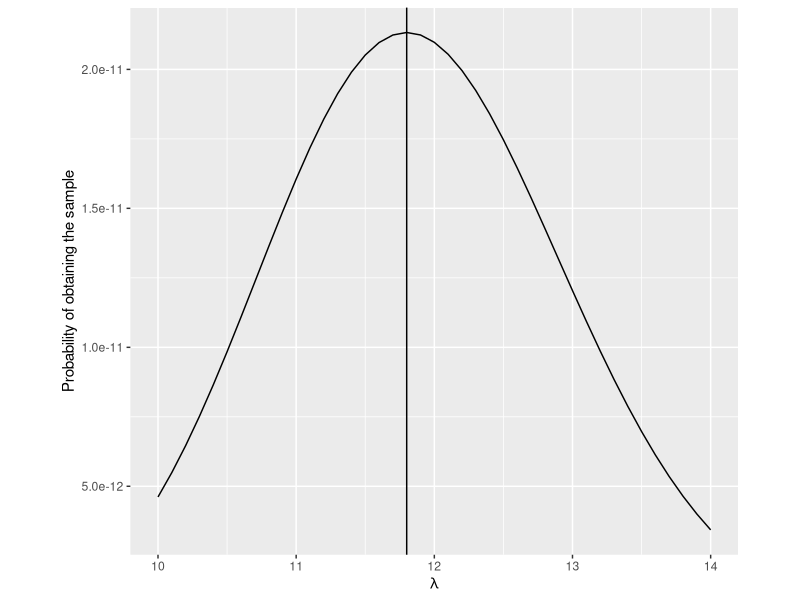

Write R code to recreate this figure.
## ---- chunk 1
library(knitr)
opts_chunk$set(
  warning = FALSE,
  message = FALSE,
  echo = FALSE,
  fig.path = 'figure/',
  cache.path = 'cache/',
  fig.align = 'center',
  fig.show = 'hold',
  cache = FALSE,
  external = TRUE,
  dev = "png",
  fig.height = 5,
  fig.width = 10
)


library(tidyverse)
library(ggpubr)

## ---- chunk 2
library(ggplot2)

ggplot()+
  theme_void()+
  theme(panel.border = element_rect(colour = "white", fill=NA, size=1))

## ---- chunk 3
library(ggplot2)

ggplot()+
  theme_void()+
  theme(panel.border = element_rect(colour = "white", fill=NA, size=1))

## ---- chunk 4
y <- expression((exp(-10*x)*x^118)/(factorial(12)*factorial(14)*factorial(15)*factorial(12)*factorial(13)*factorial(10)*factorial(11)*factorial(15)*factorial(10)*factorial(6)))
x <- seq(10, 14, by = 0.1)
f <- eval(y)


data <- data.frame(x, f)

p <- data %>% pivot_longer(-x, names_to = "Function", values_to = "f") %>%
  ggplot( aes(x, f)) +
  geom_line() +
  geom_vline(xintercept= c(11.8))+
  theme(aspect.ratio = 0.9) + 
  xlab("lambda")+
  xlab( expression(lambda))+
  ylab("Probability of obtaining the sample")

print(p)
